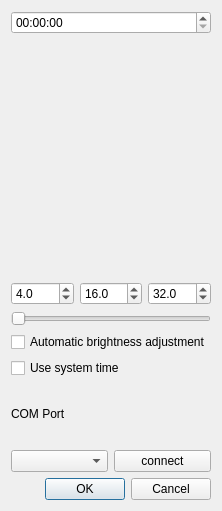
<?xml version="1.0" encoding="UTF-8"?>
<ui version="4.0">
 <class>PyClockSetup</class>
 <widget class="QDialog" name="PyClockSetup">
  <property name="geometry">
   <rect>
    <x>0</x>
    <y>0</y>
    <width>218</width>
    <height>511</height>
   </rect>
  </property>
  <property name="sizePolicy">
   <sizepolicy hsizetype="Preferred" vsizetype="Preferred">
    <horstretch>0</horstretch>
    <verstretch>0</verstretch>
   </sizepolicy>
  </property>
  <property name="minimumSize">
   <size>
    <width>0</width>
    <height>0</height>
   </size>
  </property>
  <property name="maximumSize">
   <size>
    <width>221</width>
    <height>511</height>
   </size>
  </property>
  <property name="windowTitle">
   <string>PyClockSetup</string>
  </property>
  <layout class="QVBoxLayout" name="verticalLayout">
   <item>
    <widget class="QTimeEdit" name="timeEdit">
     <property name="displayFormat">
      <string>HH:mm:ss</string>
     </property>
     <property name="timeSpec">
      <enum>Qt::LocalTime</enum>
     </property>
    </widget>
   </item>
   <item>
    <widget class="ColorPicker" name="cp" native="true">
     <property name="minimumSize">
      <size>
       <width>200</width>
       <height>200</height>
      </size>
     </property>
    </widget>
   </item>
   <item>
    <widget class="QLabel" name="colorLabel">
     <property name="sizePolicy">
      <sizepolicy hsizetype="Preferred" vsizetype="Maximum">
       <horstretch>0</horstretch>
       <verstretch>0</verstretch>
      </sizepolicy>
     </property>
     <property name="minimumSize">
      <size>
       <width>0</width>
       <height>30</height>
      </size>
     </property>
     <property name="text">
      <string/>
     </property>
     <property name="alignment">
      <set>Qt::AlignLeading|Qt::AlignLeft|Qt::AlignVCenter</set>
     </property>
    </widget>
   </item>
   <item>
    <layout class="QHBoxLayout" name="horizontalLayout_2">
     <item>
      <widget class="QDoubleSpinBox" name="redDiv">
       <property name="decimals">
        <number>1</number>
       </property>
       <property name="minimum">
        <double>2.000000000000000</double>
       </property>
       <property name="maximum">
        <double>255.000000000000000</double>
       </property>
       <property name="value">
        <double>4.000000000000000</double>
       </property>
      </widget>
     </item>
     <item>
      <widget class="QDoubleSpinBox" name="greenDiv">
       <property name="decimals">
        <number>1</number>
       </property>
       <property name="minimum">
        <double>2.000000000000000</double>
       </property>
       <property name="maximum">
        <double>256.000000000000000</double>
       </property>
       <property name="value">
        <double>16.000000000000000</double>
       </property>
      </widget>
     </item>
     <item>
      <widget class="QDoubleSpinBox" name="blueDiv">
       <property name="decimals">
        <number>1</number>
       </property>
       <property name="minimum">
        <double>2.000000000000000</double>
       </property>
       <property name="maximum">
        <double>256.000000000000000</double>
       </property>
       <property name="value">
        <double>32.000000000000000</double>
       </property>
      </widget>
     </item>
    </layout>
   </item>
   <item>
    <widget class="QSlider" name="brightnessSlider">
     <property name="orientation">
      <enum>Qt::Horizontal</enum>
     </property>
    </widget>
   </item>
   <item>
    <widget class="QCheckBox" name="autoBrightness">
     <property name="sizePolicy">
      <sizepolicy hsizetype="Minimum" vsizetype="Fixed">
       <horstretch>0</horstretch>
       <verstretch>0</verstretch>
      </sizepolicy>
     </property>
     <property name="text">
      <string>Automatic brightness adjustment</string>
     </property>
    </widget>
   </item>
   <item>
    <widget class="QCheckBox" name="systemTime">
     <property name="text">
      <string>Use system time</string>
     </property>
    </widget>
   </item>
   <item>
    <widget class="QLabel" name="label">
     <property name="text">
      <string>COM Port</string>
     </property>
    </widget>
   </item>
   <item>
    <layout class="QHBoxLayout" name="horizontalLayout">
     <item>
      <widget class="QComboBox" name="serialPorts"/>
     </item>
     <item>
      <widget class="QPushButton" name="connectButton">
       <property name="text">
        <string>connect</string>
       </property>
      </widget>
     </item>
    </layout>
   </item>
   <item>
    <widget class="QDialogButtonBox" name="buttonBox">
     <property name="orientation">
      <enum>Qt::Horizontal</enum>
     </property>
     <property name="standardButtons">
      <set>QDialogButtonBox::Cancel|QDialogButtonBox::Ok</set>
     </property>
    </widget>
   </item>
  </layout>
 </widget>
 <customwidgets>
  <customwidget>
   <class>ColorPicker</class>
   <extends>QWidget</extends>
   <header>ColorPicker</header>
   <container>1</container>
  </customwidget>
 </customwidgets>
 <resources/>
 <connections>
  <connection>
   <sender>buttonBox</sender>
   <signal>accepted()</signal>
   <receiver>PyClockSetup</receiver>
   <slot>accept()</slot>
   <hints>
    <hint type="sourcelabel">
     <x>248</x>
     <y>254</y>
    </hint>
    <hint type="destinationlabel">
     <x>157</x>
     <y>274</y>
    </hint>
   </hints>
  </connection>
  <connection>
   <sender>buttonBox</sender>
   <signal>rejected()</signal>
   <receiver>PyClockSetup</receiver>
   <slot>reject()</slot>
   <hints>
    <hint type="sourcelabel">
     <x>316</x>
     <y>260</y>
    </hint>
    <hint type="destinationlabel">
     <x>286</x>
     <y>274</y>
    </hint>
   </hints>
  </connection>
 </connections>
</ui>
